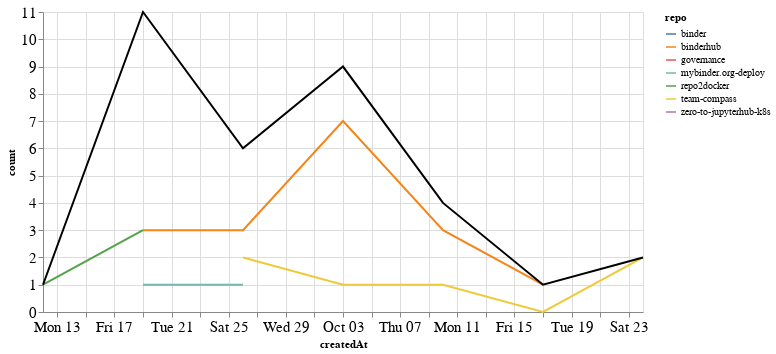

The notebook cell this image was saved under:
### Markdown cell above
### Comments

### Code cell
comments_time = comments.groupby('repo').resample('W', on='createdAt').count()['author'].reset_index()
comments_time = comments_time.rename(columns={'author': 'count'})
comments_time_total = comments_time.groupby('createdAt').agg({"count": "sum"}).reset_index()
ch1 = alt.Chart(comments_time, width=600).mark_line().encode(
    x='createdAt',
    y='count',
    color='repo',
    tooltip="repo"
)

ch2 = alt.Chart(comments_time_total, width=600).mark_line(color="black").encode(
    x='createdAt',
    y='count',
)

ch1 + ch2

### Figure 1 — Vega-Lite specification as saved in the notebook (floating-point values rounded to 4 significant figures)
{"config": {"axisLeft": {"labelFontSize": 15}, "axisBottom": {"labelFontSize": 15}}, "layer": [{"data": {"name": "data-61af464af5a60e2fcff1c9fb1183ed2a"}, "mark": "line", "encoding": {"color": {"type": "nominal", "field": "repo"}, "tooltip": {"type": "nominal", "field": "repo"}, "x": {"type": "temporal", "field": "createdAt"}, "y": {"type": "quantitative", "field": "count"}}, "width": 600}, {"data": {"name": "data-925bb9bac94ac39d66634e2c7f52b927"}, "mark": {"type": "line", "color": "black"}, "encoding": {"x": {"type": "temporal", "field": "createdAt"}, "y": {"type": "quantitative", "field": "count"}}, "width": 600}], "$schema": "https://vega.github.io/schema/vega-lite/v4.8.1.json", "datasets": {"data-61af464af5a60e2fcff1c9fb1183ed2a": [{"repo": "binder", "createdAt": "2021-09-19T00:00:00", "count": 3}, {"repo": "binderhub", "createdAt": "2021-09-19T00:00:00", "count": 3}, {"repo": "binderhub", "createdAt": "2021-09-26T00:00:00", "count": 3}, {"repo": "binderhub", "createdAt": "2021-10-03T00:00:00", "count": 7}, {"repo": "binderhub", "createdAt": "2021-10-10T00:00:00", "count": 3}, {"repo": "binderhub", "createdAt": "2021-10-17T00:00:00", "count": 1}, {"repo": "governance", "createdAt": "2021-09-19T00:00:00", "count": 1}, {"repo": "mybinder.org-deploy", "createdAt": "2021-09-19T00:00:00", "count": 1}, {"repo": "mybinder.org-deploy", "createdAt": "2021-09-26T00:00:00", "count": 1}, {"repo": "repo2docker", "createdAt": "2021-09-12T00:00:00", "count": 1}, {"repo": "repo2docker", "createdAt": "2021-09-19T00:00:00", "count": 3}, {"repo": "team-compass", "createdAt": "2021-09-26T00:00:00", "count": 2}, {"repo": "team-compass", "createdAt": "2021-10-03T00:00:00", "count": 1}, {"repo": "team-compass", "createdAt": "2021-10-10T00:00:00", "count": 1}, {"repo": "team-compass", "createdAt": "2021-10-17T00:00:00", "count": 0}, {"repo": "team-compass", "createdAt": "2021-10-24T00:00:00", "count": 2}, {"repo": "zero-to-jupyterhub-k8s", "createdAt": "2021-10-03T00:00:00", "count": 1}], "data-925bb9bac94ac39d66634e2c7f52b927": [{"createdAt": "2021-09-12T00:00:00", "count": 1}, {"createdAt": "2021-09-19T00:00:00", "count": 11}, {"createdAt": "2021-09-26T00:00:00", "count": 6}, {"createdAt": "2021-10-03T00:00:00", "count": 9}, {"createdAt": "2021-10-10T00:00:00", "count": 4}, {"createdAt": "2021-10-17T00:00:00", "count": 1}, {"createdAt": "2021-10-24T00:00:00", "count": 2}]}}
